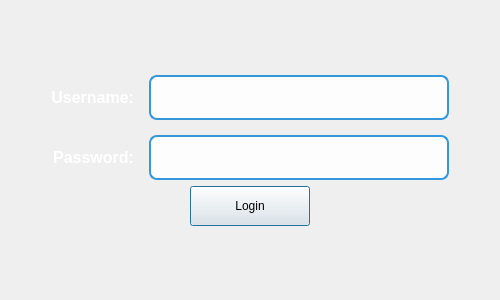
<?xml version="1.0" encoding="UTF-8"?>
<ui version="4.0">
 <class>LoginDialog</class>
 <widget class="QDialog" name="LoginDialog">
  <property name="geometry">
   <rect>
    <x>0</x>
    <y>0</y>
    <width>500</width>
    <height>300</height>
   </rect>
  </property>
  <property name="windowTitle">
   <string>Login</string>
  </property>
  <property name="styleSheet">
   <string notr="true">QDialog {
    background: qlineargradient(spread:pad, x1:0, y1:0, x2:1, y2:1,
                               stop:0 rgba(0, 123, 255, 0.35),
                               stop:1 rgba(0, 123, 255, 0.3));
}
QLabel {
    color: white;
    font-size: 16px;
    font-weight: bold;
    font-family: 'Segoe UI', Arial;
}
QLineEdit {
    padding: 8px;
    padding-left: 40px;
    font-size: 14px;
    border: 2px solid #3498db;
    border-radius: 8px;
    background-color: rgba(255, 255, 255, 0.9);
    color: #2c3e50;
    font-family: 'Segoe UI', Arial;
}
QLineEdit:focus {
    border: 2px solid #2980b9;
    background-color: white;
}</string>
  </property>
  <layout class="QVBoxLayout" name="verticalLayout">
   <item>
    <spacer name="verticalSpacer">
     <property name="orientation">
      <enum>Qt::Vertical</enum>
     </property>
     <property name="sizeHint" stdset="0">
      <size>
       <width>20</width>
       <height>40</height>
      </size>
     </property>
    </spacer>
   </item>
   <item>
    <layout class="QGridLayout" name="gridLayout">
     <property name="leftMargin">
      <number>40</number>
     </property>
     <property name="rightMargin">
      <number>40</number>
     </property>
     <property name="spacing">
      <number>15</number>
     </property>
     <item row="0" column="0">
      <widget class="QLabel" name="usernameLabel">
       <property name="text">
        <string>Username:</string>
       </property>
       <property name="alignment">
        <set>Qt::AlignRight|Qt::AlignVCenter</set>
       </property>
      </widget>
     </item>
     <item row="0" column="1">
      <widget class="QLineEdit" name="usernameLineEdit">
       <property name="minimumSize">
        <size>
         <width>250</width>
         <height>45</height>
        </size>
       </property>
      </widget>
     </item>
     <item row="1" column="0">
      <widget class="QLabel" name="passwordLabel">
       <property name="text">
        <string>Password:</string>
       </property>
       <property name="alignment">
        <set>Qt::AlignRight|Qt::AlignVCenter</set>
       </property>
      </widget>
     </item>
     <item row="1" column="1">
      <widget class="QLineEdit" name="passwordLineEdit">
       <property name="minimumSize">
        <size>
         <width>250</width>
         <height>45</height>
        </size>
       </property>
       <property name="echoMode">
        <enum>QLineEdit::Password</enum>
       </property>
      </widget>
     </item>
    </layout>
   </item>
   <item>
    <layout class="QHBoxLayout" name="horizontalLayout">
     <item>
      <spacer name="horizontalSpacer">
       <property name="orientation">
        <enum>Qt::Horizontal</enum>
       </property>
       <property name="sizeHint" stdset="0">
        <size>
         <width>40</width>
         <height>20</height>
        </size>
       </property>
      </spacer>
     </item>
     <item>
      <widget class="QPushButton" name="loginButton">
       <property name="minimumSize">
        <size>
         <width>120</width>
         <height>40</height>
        </size>
       </property>
       <property name="text">
        <string>Login</string>
       </property>
      </widget>
     </item>
     <item>
      <spacer name="horizontalSpacer_2">
       <property name="orientation">
        <enum>Qt::Horizontal</enum>
       </property>
       <property name="sizeHint" stdset="0">
        <size>
         <width>40</width>
         <height>20</height>
        </size>
       </property>
      </spacer>
     </item>
    </layout>
   </item>
   <item>
    <spacer name="verticalSpacer_2">
     <property name="orientation">
      <enum>Qt::Vertical</enum>
     </property>
     <property name="sizeHint" stdset="0">
      <size>
       <width>20</width>
       <height>40</height>
      </size>
     </property>
    </spacer>
   </item>
  </layout>
 </widget>
 <resources>
  <include location="assets.qrc"/>
 </resources>
 <connections/>
</ui>
